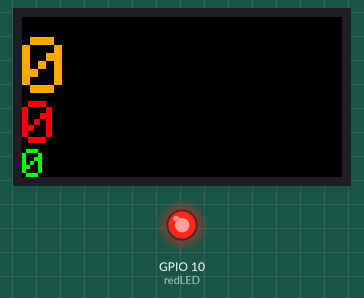
This sketch was run on a simulated ESP32-S3. Shown: 160×80 colour display, output pins drawn as LEDs (lit = HIGH). WiFi joins after 1.5 s; servers stay silent unless stated; uploads are accepted with an empty reply.

Above: at 4.5 s.
Timing chart, 0 to 6.0 s (numbered marks = the images above):
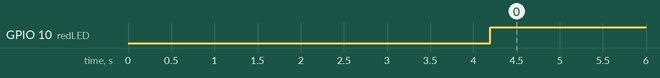

Measured:
- by itself, GPIO 10 (redLED): LOW → HIGH at 4.2 s

The sketch:

COVID-19-Corona-ESP32.ino
```cpp
/**

	Get COVID-19 Corona REST API data with the ESP32 microcontroller

	Code example; for more information see:
	https://oneguyoneblog.com/2020/03/10/covid-19-corona-tracker-esp32-arduino-ide/


 **/


#include <M5StickC.h>
#include <WiFi.h>
#include <HTTPClient.h>
#include <ArduinoJson.h>

const char* url = "https://services1.arcgis.com/0MSEUqKaxRlEPj5g/arcgis/rest/services/Coronavirus_2019_nCoV_Cases/FeatureServer/1/query?where=Country_Region%20like%20'%25NETHERLANDS%25'&outFields=Last_Update,Confirmed,Deaths,Recovered&returnGeometry=false&outSR=4326&f=json";

const char* ssid = "yourssid";
const char* password = "yourpassword";

const int redLED = 10;

void setup() {

  pinMode(redLED, OUTPUT);
  Serial.begin(115200);
  delay(2000);

  // initialize the M5StickC object
  M5.begin();
  M5.Lcd.setRotation(3);
  M5.Lcd.setTextColor(WHITE);
  M5.Lcd.setTextSize(2);

  digitalWrite(redLED, LOW);
  WiFi.begin(ssid, password);

  while (WiFi.status() != WL_CONNECTED) {
    delay(1000);
    M5.Lcd.fillScreen(BLACK);
    M5.Lcd.setCursor(0, 10);
    M5.Lcd.printf("Connecting..");
  }

  M5.Lcd.fillScreen(BLACK);
  M5.Lcd.setCursor(0, 10);
  M5.Lcd.printf("Connected");
  digitalWrite(redLED, HIGH);
}

// the loop routine runs over and over again forever
void loop() {

  HTTPClient http;
  String data;

  digitalWrite(redLED, LOW);
  http.begin(url);
  digitalWrite(redLED, HIGH);

  int httpCode = http.GET();

  if (httpCode > 0) { //Check for the returning code

    String payload = http.getString();
char charBuf[500];
payload.toCharArray(charBuf, 500);

    M5.Lcd.fillScreen(BLACK);
    M5.Lcd.setCursor(0, 10);

    Serial.println(payload);

    const size_t capacity = JSON_ARRAY_SIZE(1) + JSON_ARRAY_SIZE(4) + JSON_OBJECT_SIZE(1) + 2 * JSON_OBJECT_SIZE(2) + JSON_OBJECT_SIZE(4) + 3 * JSON_OBJECT_SIZE(6) + 2 * JSON_OBJECT_SIZE(7) + 690;
    DynamicJsonDocument doc(capacity);

    deserializeJson(doc, payload);

    JsonArray fields = doc["fields"];

    JsonObject features_0_attributes = doc["features"][0]["attributes"];

    long features_0_attributes_Last_Update = features_0_attributes["Last_Update"];
    int features_0_attributes_Confirmed = features_0_attributes["Confirmed"];
    int features_0_attributes_Deaths = features_0_attributes["Deaths"];
    int features_0_attributes_Recovered = features_0_attributes["Recovered"];

    M5.Lcd.setTextSize(4);
    M5.Lcd.setTextColor(ORANGE);
    M5.Lcd.println(features_0_attributes_Confirmed);

    M5.Lcd.setTextSize(3);
    M5.Lcd.setTextColor(RED);
    M5.Lcd.println(features_0_attributes_Deaths);

    M5.Lcd.setTextSize(2);
    M5.Lcd.setTextColor(GREEN);
    M5.Lcd.println(features_0_attributes_Recovered);

  } else {

    M5.Lcd.fillScreen(BLACK);
    M5.Lcd.setCursor(0, 10);
    M5.Lcd.printf("Error on HTTP request");
  }

  http.end(); //Free the resources

  delay(60000);
}
```
